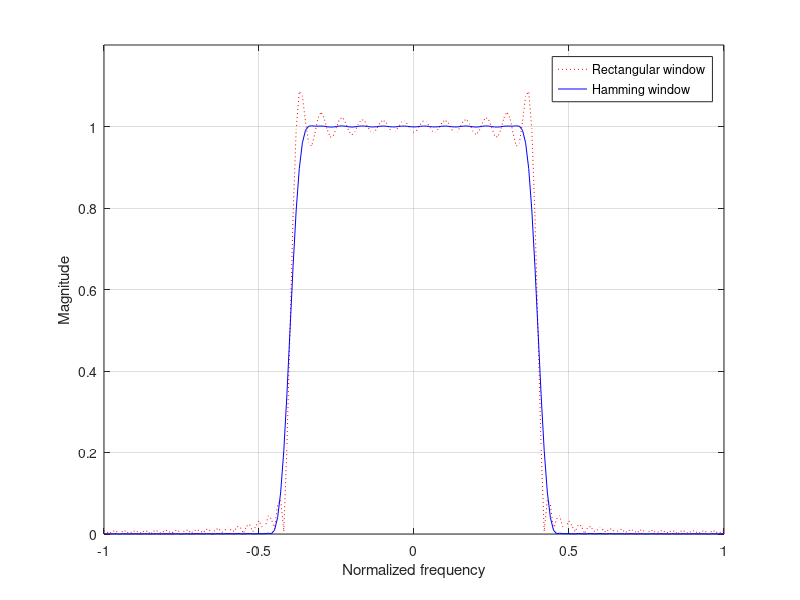

Source code (MATLAB):
%
% example3_9.m - Designing FIR filter using Hamming window
%

% For the book "Real Time Digital Signal Processing: 
%               Fundamentals, Implementation and Application, 3rd Ed"
%               By Sen M. Kuo, Bob H. Lee, and Wenshun Tian
%               Publisher: John Wiley and Sons, Ltd

omegac = 0.4*pi; % Cutoff frequency
L = 61;          % Filter order L = 61
M = (L-1)/2;     % M
l = 0:2*M;       % Coefficient index l
h = omegac/pi*sinc(omegac*(l-M)/pi);  % Compute coefficients
wn = 0.54 -0.46*cos(2*pi*l/(L-1));    % Hamming window
hwn = h.*wn;     % Windowing
omega = -pi:2*pi/200:pi;   % Frequency range
Hr = freqz(h,1,omega);     % Frequency response-Rectangular
Hd = freqz(hwn,1,omega);   % Frequency response-Hamming  
plot((omega/pi),abs(Hr),':r',(omega/pi),abs(Hd),'-b');
xlabel('Normalized frequency'), ylabel('Magnitude'), grid;
legend('Rectangular window','Hamming window')
axis([-1 1 0 1.2]);